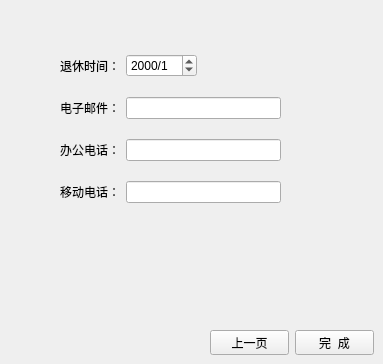
     <widget class="QWidget" name="tab_5">
      <attribute name="title">
       <string>备注</string>
      </attribute>
      <widget class="QWidget" name="layoutWidget_12">
       <property name="geometry">
        <rect>
         <x>210</x>
         <y>330</y>
         <width>164</width>
         <height>25</height>
        </rect>
       </property>
       <layout class="QHBoxLayout" name="horizontalLayout_37">
        <item>
         <widget class="QPushButton" name="m_Page5Pre">
          <property name="text">
           <string>上一页</string>
          </property>
         </widget>
        </item>
        <item>
         <spacer name="horizontalSpacer_30">
          <property name="orientation">
           <enum>Qt::Horizontal</enum>
          </property>
          <property name="sizeHint" stdset="0">
           <size>
            <width>40</width>
            <height>20</height>
           </size>
          </property>
         </spacer>
        </item>
        <item>
         <widget class="QPushButton" name="m_Ok">
          <property name="text">
           <string>完  成</string>
          </property>
         </widget>
        </item>
       </layout>
      </widget>
      <widget class="QWidget" name="layoutWidget_13">
       <property name="geometry">
        <rect>
         <x>60</x>
         <y>40</y>
         <width>221</width>
         <height>181</height>
        </rect>
       </property>
       <layout class="QVBoxLayout" name="verticalLayout_7">
        <item>
         <layout class="QHBoxLayout" name="horizontalLayout_38">
          <item>
           <widget class="QLabel" name="label_24">
            <property name="text">
             <string>退休时间：</string>
            </property>
           </widget>
          </item>
          <item>
           <widget class="QDateEdit" name="m_RetirementTime">
            <property name="displayFormat">
             <string>yyyy/M</string>
            </property>
           </widget>
          </item>
          <item>
           <spacer name="horizontalSpacer_31">
            <property name="orientation">
             <enum>Qt::Horizontal</enum>
            </property>
            <property name="sizeHint" stdset="0">
             <size>
              <width>40</width>
              <height>20</height>
             </size>
            </property>
           </spacer>
          </item>
         </layout>
        </item>
        <item>
         <layout class="QHBoxLayout" name="horizontalLayout_39">
          <item>
           <widget class="QLabel" name="label_25">
            <property name="text">
             <string>电子邮件：</string>
            </property>
           </widget>
          </item>
          <item>
           <widget class="QLineEdit" name="m_Email"/>
          </item>
         </layout>
        </item>
        <item>
         <layout class="QHBoxLayout" name="horizontalLayout_40">
          <item>
           <widget class="QLabel" name="label_26">
            <property name="text">
             <string>办公电话：</string>
            </property>
           </widget>
          </item>
          <item>
           <widget class="QLineEdit" name="m_OfficePhone"/>
          </item>
         </layout>
        </item>
        <item>
         <layout class="QHBoxLayout" name="horizontalLayout_41">
          <item>
           <widget class="QLabel" name="label_27">
            <property name="text">
             <string>移动电话：</string>
            </property>
           </widget>
          </item>
          <item>
           <widget class="QLineEdit" name="m_MobilePhone"/>
          </item>
         </layout>
        </item>
       </layout>
      </widget>
     </widget>
